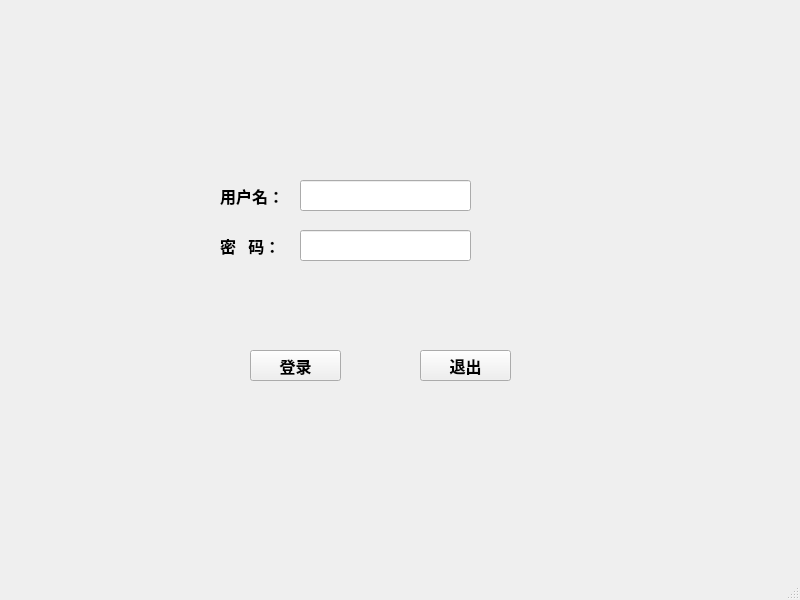
<?xml version="1.0" encoding="UTF-8"?>
<ui version="4.0">
 <class>LoginWindow</class>
 <widget class="QMainWindow" name="LoginWindow">
  <property name="geometry">
   <rect>
    <x>0</x>
    <y>0</y>
    <width>800</width>
    <height>600</height>
   </rect>
  </property>
  <property name="windowTitle">
   <string>MainWindow</string>
  </property>
  <widget class="QWidget" name="centralwidget">
   <widget class="QLabel" name="label">
    <property name="geometry">
     <rect>
      <x>220</x>
      <y>180</y>
      <width>71</width>
      <height>31</height>
     </rect>
    </property>
    <property name="font">
     <font>
      <family>微软雅黑</family>
      <pointsize>12</pointsize>
      <weight>75</weight>
      <bold>true</bold>
     </font>
    </property>
    <property name="text">
     <string>用户名：</string>
    </property>
   </widget>
   <widget class="QLabel" name="label_2">
    <property name="geometry">
     <rect>
      <x>220</x>
      <y>230</y>
      <width>71</width>
      <height>31</height>
     </rect>
    </property>
    <property name="font">
     <font>
      <family>微软雅黑</family>
      <pointsize>12</pointsize>
      <weight>75</weight>
      <bold>true</bold>
     </font>
    </property>
    <property name="text">
     <string>密   码：</string>
    </property>
   </widget>
   <widget class="QLineEdit" name="editUser">
    <property name="geometry">
     <rect>
      <x>300</x>
      <y>180</y>
      <width>171</width>
      <height>31</height>
     </rect>
    </property>
    <property name="font">
     <font>
      <family>华文楷体</family>
      <pointsize>12</pointsize>
     </font>
    </property>
   </widget>
   <widget class="QLineEdit" name="editPwd">
    <property name="geometry">
     <rect>
      <x>300</x>
      <y>230</y>
      <width>171</width>
      <height>31</height>
     </rect>
    </property>
   </widget>
   <widget class="QPushButton" name="pushButton">
    <property name="geometry">
     <rect>
      <x>250</x>
      <y>350</y>
      <width>91</width>
      <height>31</height>
     </rect>
    </property>
    <property name="font">
     <font>
      <family>微软雅黑</family>
      <pointsize>12</pointsize>
      <weight>75</weight>
      <bold>true</bold>
     </font>
    </property>
    <property name="text">
     <string>登录</string>
    </property>
   </widget>
   <widget class="QPushButton" name="pushButton_2">
    <property name="geometry">
     <rect>
      <x>420</x>
      <y>350</y>
      <width>91</width>
      <height>31</height>
     </rect>
    </property>
    <property name="font">
     <font>
      <family>微软雅黑</family>
      <pointsize>12</pointsize>
      <weight>75</weight>
      <bold>true</bold>
     </font>
    </property>
    <property name="text">
     <string>退出</string>
    </property>
   </widget>
  </widget>
  <widget class="QMenuBar" name="menubar">
   <property name="geometry">
    <rect>
     <x>0</x>
     <y>0</y>
     <width>800</width>
     <height>26</height>
    </rect>
   </property>
  </widget>
  <widget class="QStatusBar" name="statusbar"/>
 </widget>
 <resources/>
 <connections/>
</ui>
